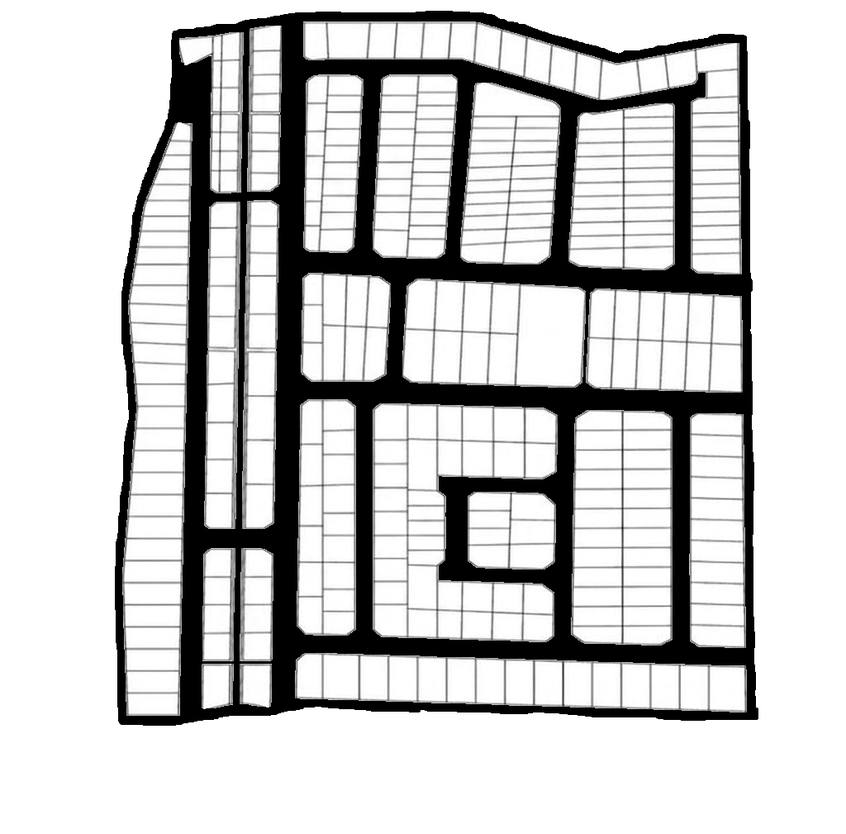
#> input picture scratch/lot_map_swap_backup/lot_plan_roads.png, 846 x 834 px, shrunk from 1024 x 1009 before the run, found by its file name
$ python probe_centroid_fit.py
#> lines starting #> are read from the running program, lines starting #| are printed output that depends on the picture; after the words box and inside, x2 and y2 are one past the last pixel; in counts of white or black regions, pixels touching at a corner belong together
"""Centroid-seeded oriented fit for shaded cluster."""
from pathlib import Path

import cv2
import numpy as np
from PIL import Image, ImageDraw

ROOT = Path(__file__).resolve().parent.parent
rgb = np.array(Image.open(ROOT / "static/images/lot_plan_roads.png").convert("RGB"))
#> rgb is the input picture: shape (834, 846, 3); min 0, max 255, mean 201.7
gray = cv2.cvtColor(rgb, cv2.COLOR_RGB2GRAY)
H, W = gray.shape
#> H = 834; W = 846

ink_soft = (gray < 108).astype(np.uint8)
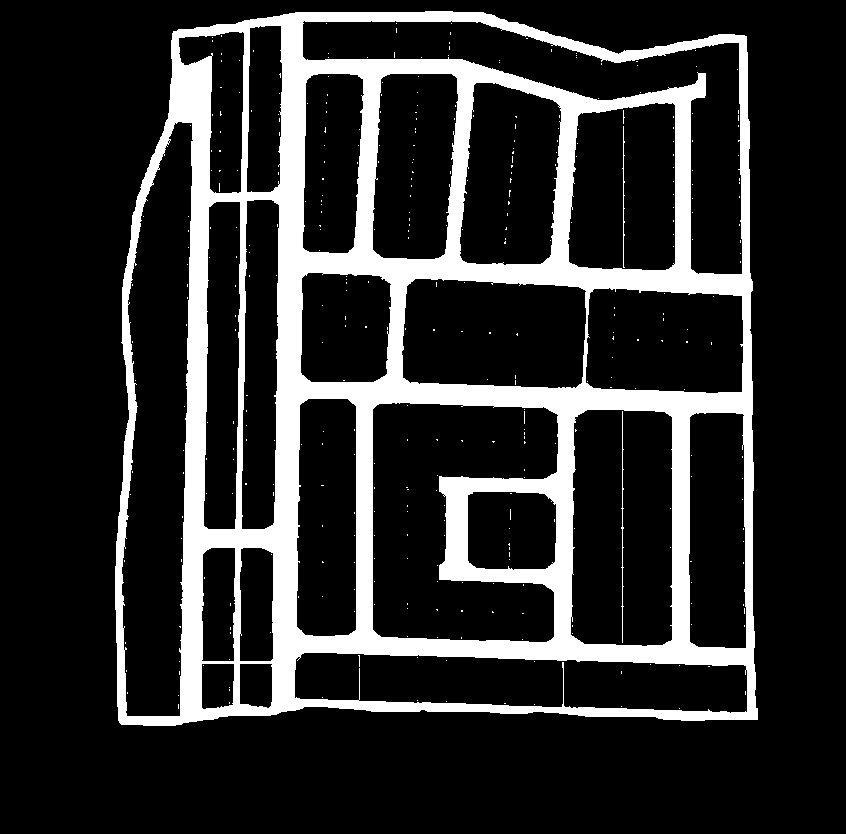
#> ink_soft: shape (834, 846); values 0 (black) and 1 (white), 17.8% white; 379 white regions (376 under 20 px), largest, box (x1, y1, x2, y2) and area: (115, 11, 758, 726) 124296, (621, 411, 624, 643) 248, (622, 126, 625, 268) 155
ink_hard = cv2.dilate((gray < 108).astype(np.uint8) * 255, np.ones((3, 3), np.uint8), 1)
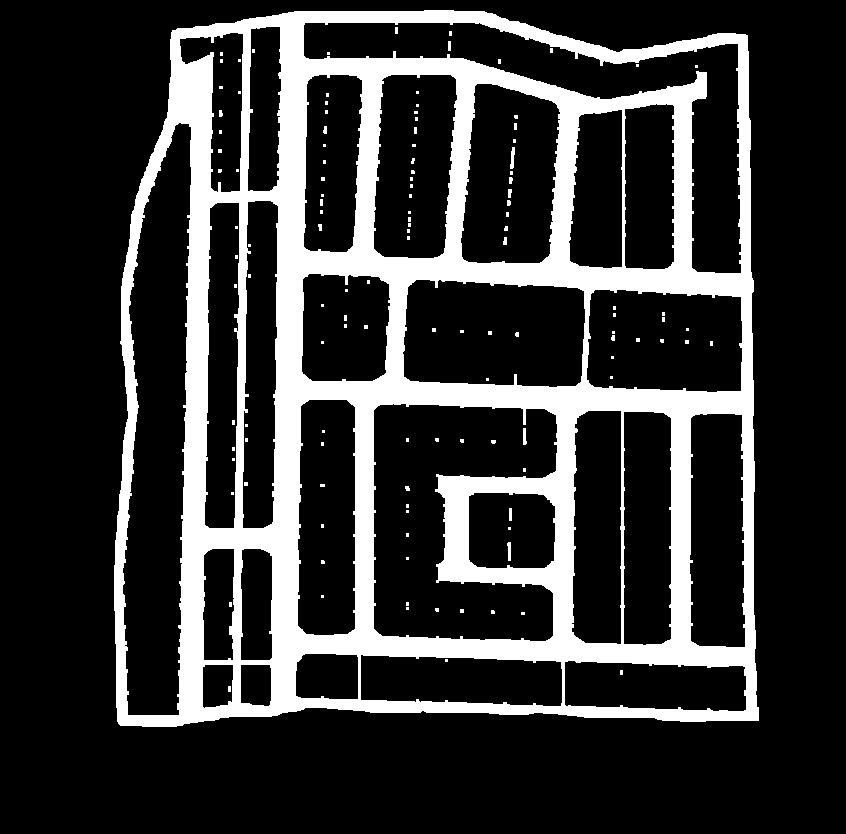
#> ink_hard: shape (834, 846); 20.8% white; 125 white regions (106 under 20 px), largest, box (x1, y1, x2, y2) and area: (114, 10, 759, 727) 145070, (510, 147, 515, 169) 74, (507, 542, 511, 561) 60
shaded = ((gray >= 125) & (gray <= 185)).astype(np.uint8) * 255
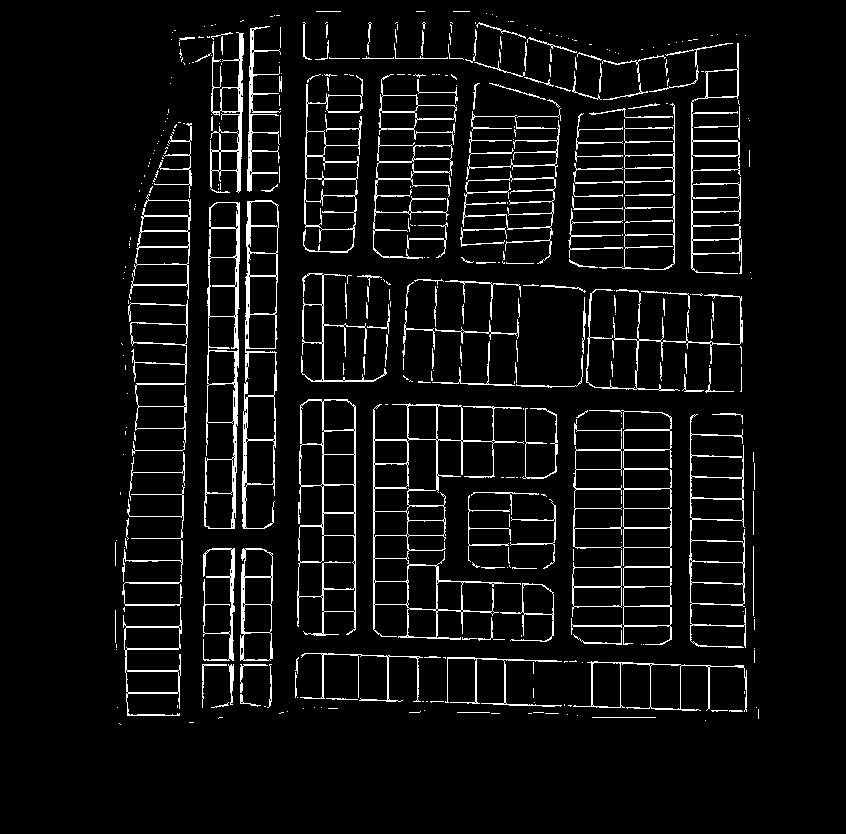
#> shaded: shape (834, 846); 6.1% white in thin lines or dots, all inside (x1, y1, x2, y2) = (115, 11, 759, 725)
cells = cv2.bitwise_and(shaded, cv2.bitwise_not(ink_hard))
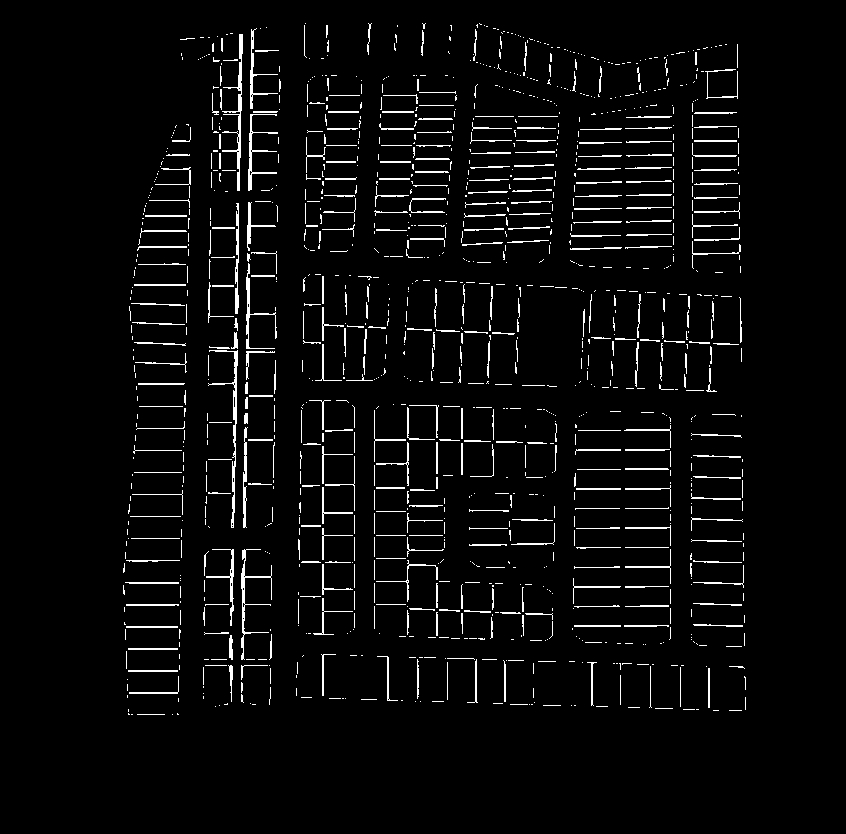
#> cells: shape (834, 846); 4% white in thin lines or dots, all inside (x1, y1, x2, y2) = (123, 23, 746, 715)
cells = cv2.morphologyEx(cells, cv2.MORPH_OPEN, np.ones((2, 2), np.uint8), 1)
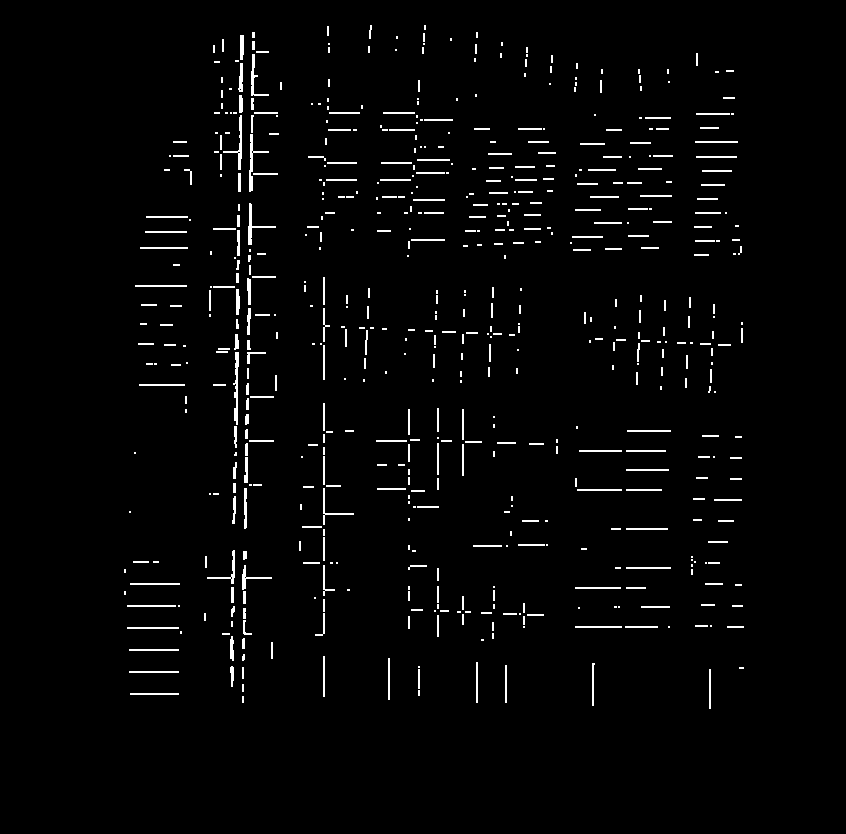
#> cells: shape (834, 846); 2.3% white in thin lines or dots, all inside (x1, y1, x2, y2) = (124, 25, 744, 709)

seeds = [
    (108.0, 96.0), (138.0, 101.0), (167.0, 106.0), (196.0, 111.0),
    (104.0, 116.0), (133.0, 126.0), (161.0, 134.0), (194.0, 145.0),
]


def cell_centroid(sx, sy):
    ix, iy = int(round(sx)), int(round(sy))
    if cells[iy, ix] == 0:
        found = False
        for r in range(1, 10):
            for dy in range(-r, r + 1):
                for dx in range(-r, r + 1):
                    xx, yy = ix + dx, iy + dy
                    if 0 <= xx < W and 0 <= yy < H and cells[yy, xx]:
                        ix, iy, found = xx, yy, True
                        break
                if found:
                    break
            if found:
                break
    if cells[iy, ix] == 0:
        return sx, sy
    mask = np.zeros((H + 2, W + 2), np.uint8)
    flood = cells.copy()
    cv2.floodFill(flood, mask, (ix, iy), 200)
    ys, xs = np.where(flood == 200)
    if len(xs) < 20:
        return sx, sy
    return float(xs.mean()), float(ys.mean())


def estimate_angle(sx, sy, win=22):
    ix, iy = int(round(sx)), int(round(sy))
    x0, x1 = max(0, ix - win), min(W, ix + win)
    y0, y1 = max(0, iy - win), min(H, iy + win)
    edges = cv2.Canny(gray[y0:y1, x0:x1], 60, 140)
    lines = cv2.HoughLinesP(edges, 1, np.pi / 180, threshold=18, minLineLength=10, maxLineGap=4)
    if lines is None:
        return 12.0
    angs = []
    for x1l, y1l, x2l, y2l in lines[:, 0]:
        a = float(np.degrees(np.arctan2(y2l - y1l, x2l - x1l)))
        while a > 90:
            a -= 180
        while a < -90:
            a += 180
        if abs(a) < 40 or abs(abs(a) - 90) < 40:
            angs.append(a if abs(a) <= 45 else a - 90 * np.sign(a))
    if not angs:
        return 12.0
    med = float(np.median(angs))
    return 12.0 if abs(med) < 3 else med


def ray(sx, sy, ang, max_t=26.0):
    rad = np.deg2rad(ang)
    hit = max_t
    for t in np.linspace(1.5, max_t, 60):
        xx = int(round(sx + t * np.cos(rad)))
        yy = int(round(sy + t * np.sin(rad)))
        if not (0 <= xx < W and 0 <= yy < H) or ink_soft[yy, xx]:
            hit = float(t)
            break
    return hit


def fit(sx0, sy0):
    sx, sy = cell_centroid(sx0, sy0)
    ang = estimate_angle(sx, sy)
    a0, a1 = ang, ang + 90.0
    r = min(ray(sx, sy, a0), 20.0)
    l = min(ray(sx, sy, a0 + 180), 20.0)
    d = min(ray(sx, sy, a1), 18.0)
    u = min(ray(sx, sy, a1 + 180), 18.0)
    ux = np.array([np.cos(np.deg2rad(a0)), np.sin(np.deg2rad(a0))])
    uy = np.array([np.cos(np.deg2rad(a1)), np.sin(np.deg2rad(a1))])
    c = np.array([sx, sy]) + ux * ((r - l) / 2) + uy * ((d - u) / 2)
    # second pass from corrected center
    sx, sy = float(c[0]), float(c[1])
    r = min(ray(sx, sy, a0), 20.0)
    l = min(ray(sx, sy, a0 + 180), 20.0)
    d = min(ray(sx, sy, a1), 18.0)
    u = min(ray(sx, sy, a1 + 180), 18.0)
    c = np.array([sx, sy]) + ux * ((r - l) / 2) + uy * ((d - u) / 2)
    half_w = (l + r) / 2 * 0.94
    half_h = (u + d) / 2 * 0.94
    box = np.array([
        c - ux * half_w - uy * half_h,
        c + ux * half_w - uy * half_h,
        c + ux * half_w + uy * half_h,
        c - ux * half_w + uy * half_h,
    ], dtype=np.float32)
    return box, ang, c


img = Image.fromarray(rgb)
dr = ImageDraw.Draw(img)
for sx, sy in seeds:
    box, ang, c = fit(sx, sy)
    poly = [(float(x), float(y)) for x, y in box]
    dr.line(poly + [poly[0]], fill=(0, 220, 80), width=2)
    print(f"({sx:.0f},{sy:.0f}) -> ({c[0]:.1f},{c[1]:.1f}) ang={ang:.1f}")
#> this loop made 8 passes
#| (194,145) -> (180.3,141.7) ang=12.0
#> pass 3, in estimate_angle (call 3), `edges = cv2.Canny(gray[y0:y1, x0:x1], 60, 140)`:
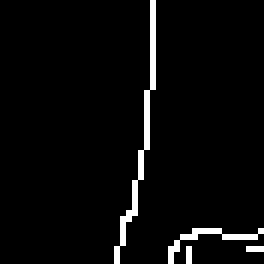
#> edges: shape (44, 44) (shown 6 times larger); 3.7% white in thin lines or dots, all inside (x1, y1, x2, y2) = (19, 0, 44, 44)

out = ROOT / "scratch" / "shaded_centroid_fit.png"
img.crop((90, 70, 230, 180)).save(out)
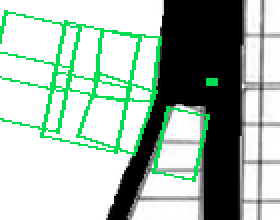
#> saved as shaded_centroid_fit.png: PIL image 140x110 RGB (shown 2 times larger); mean R, G, B 166.5, 183.7, 172.7
print("wrote", out)
